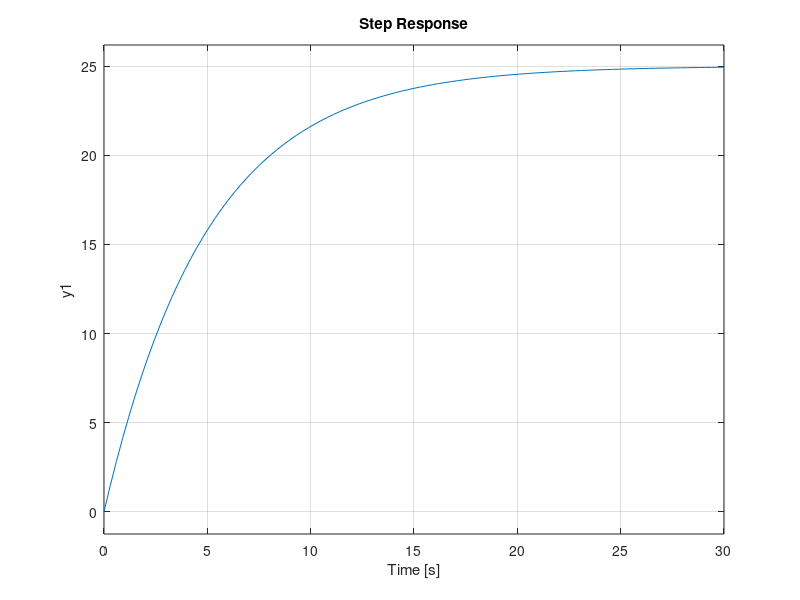
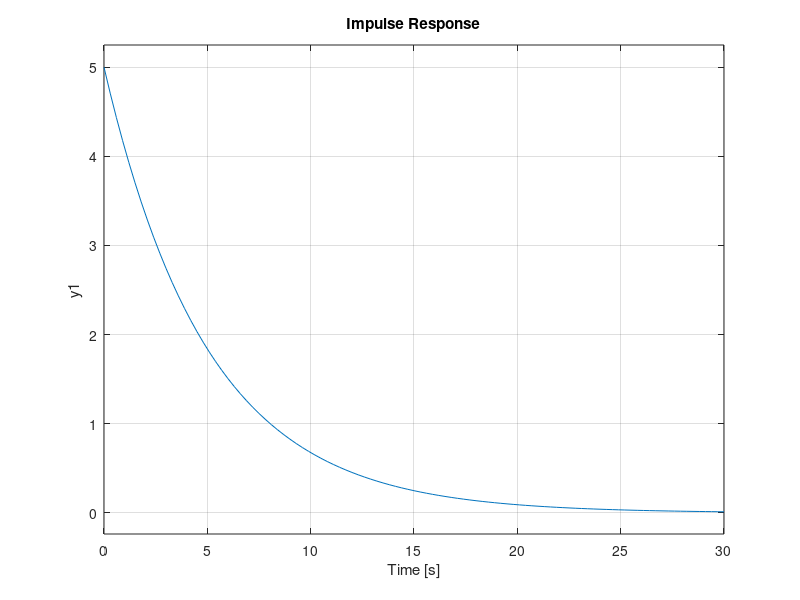

Here is the MATLAB script that generated these plots, in order:
T = input('Entre com o valor de Tal: ');
K = input('Entre com o valor do ganho: ');
A = input('Entre com a amplitude do degrau: ');
I = input('Entre com a area do impulso: ');

num = [K];
den = [T 1];

sys = tf(num, den);

figure(1)
step(A*sys)

figure(2)
impulse(A*sys)